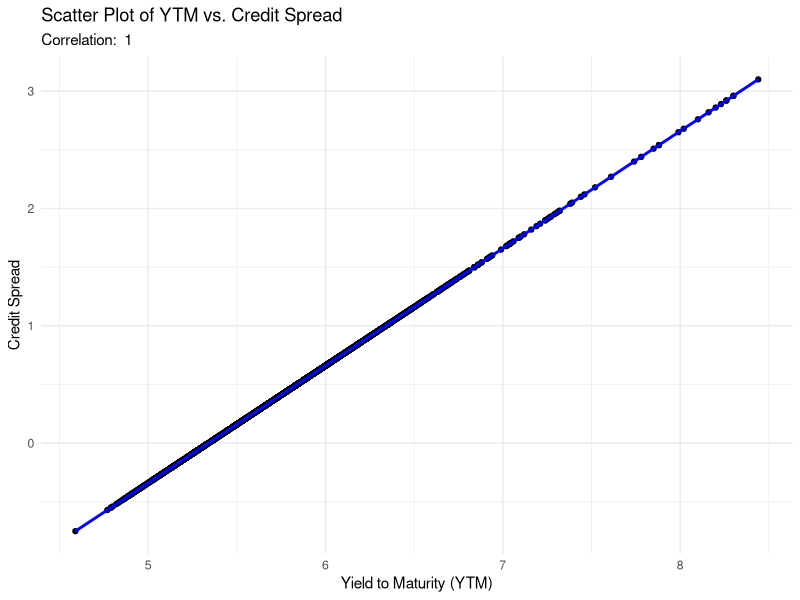
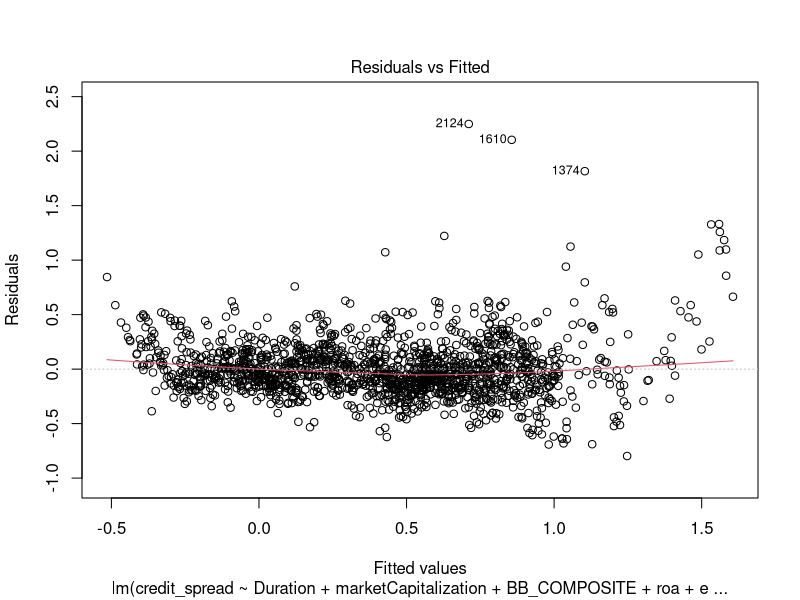
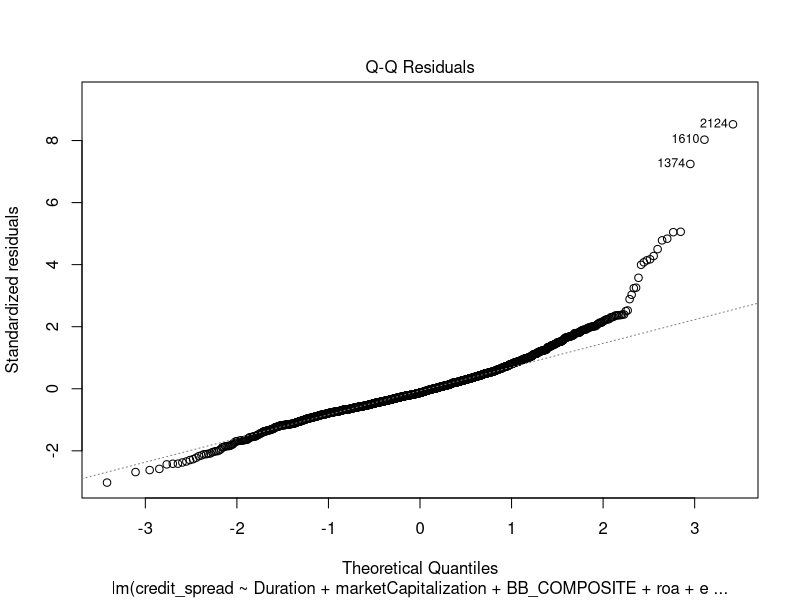
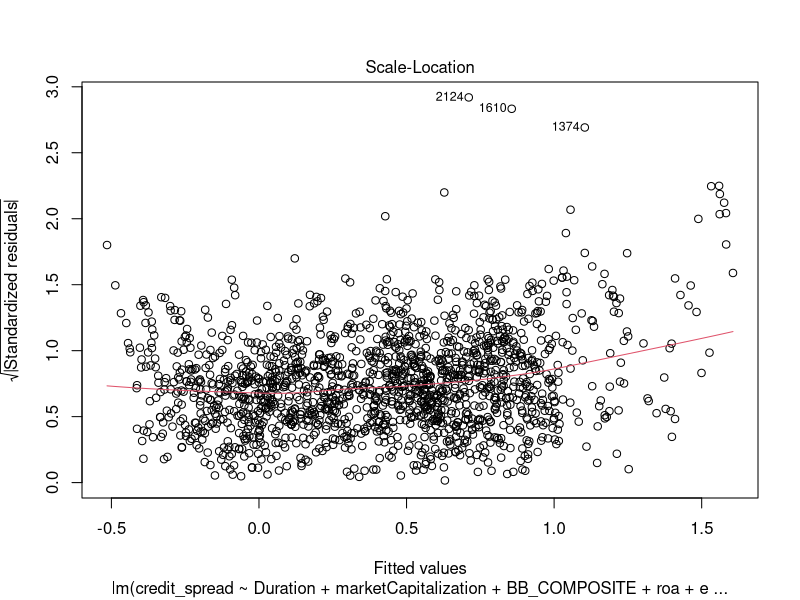
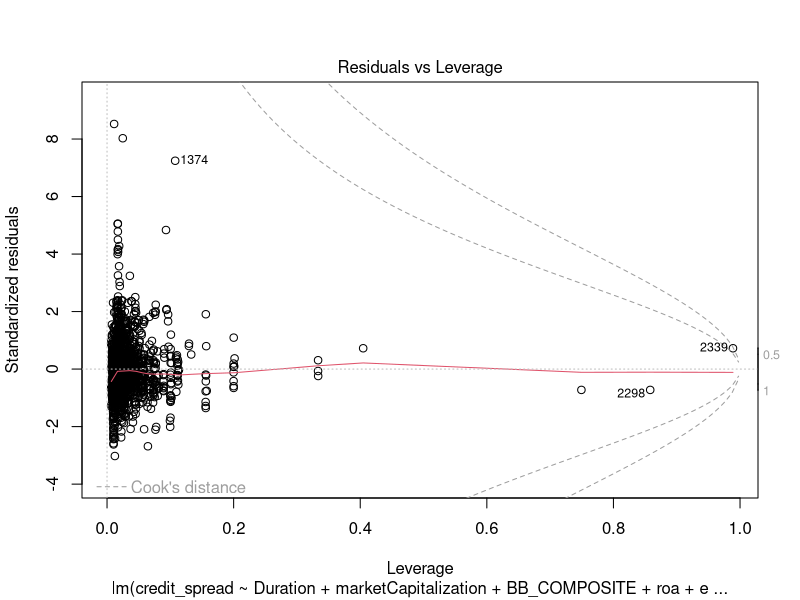
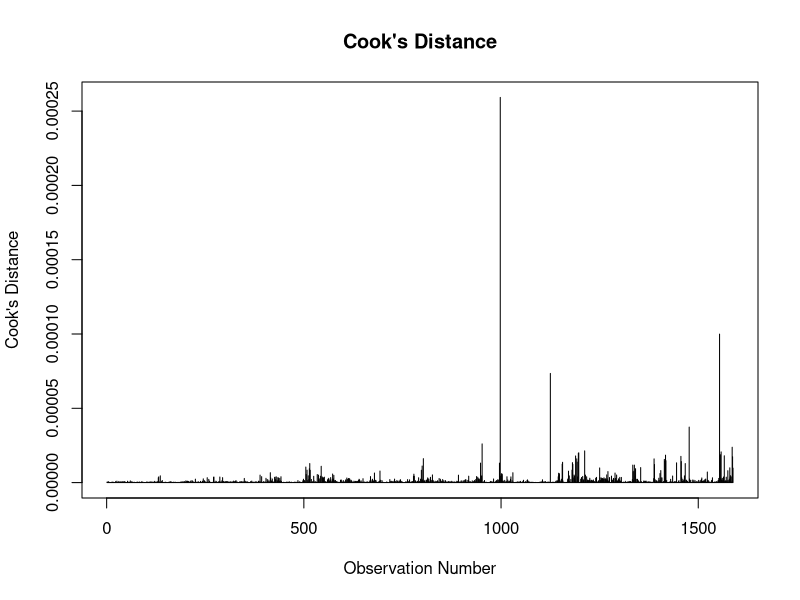

Reproduce these figures in R, in order.
## ---- chunk 1
credit_risk_data <- read.csv("credit_risk_data.csv")
## ---- chunk 2
library(dplyr)
library(caret)
library(ggplot2)
## ---- chunk 3
credit_spread_mod <- lm(credit_spread ~ Sector + Duration + marketCapitalization + score + BB_COMPOSITE + debt_to_assets + debt_to_equity + int_coverage + cash_coverage + current_ratio + cash_ratio + roa + ebitda_margin + debt_service_coverage + score * Sector + debt_to_assets * Sector, data=credit_risk_data)
summary(credit_spread_mod)
## ---- chunk 4
credit_spread_mod2 <- lm(credit_spread ~ Sector + Duration + marketCapitalization + score + BB_COMPOSITE + debt_to_assets + debt_to_equity + cash_coverage + roa + ebitda_margin, data=credit_risk_data)
summary(credit_spread_mod2)
## ---- chunk 5
#RFE to select top variables correlated with price
# Select numeric columns only
numeric_data <- credit_risk_data %>%
  select_if(is.numeric)
head(numeric_data)
# Specify the outcome and predictor variables
outcome <- "credit_spread"
#avoid varibales with high collinearity
exclude_columns <- c("credit_spread")
predictors <- setdiff(names(numeric_data), exclude_columns)  # All numeric columns except for the outcome

# Define the control using a linear model (lm), a 10-fold CV, and using the RMSE to choose the best model
ctrl <- rfeControl(functions=lmFuncs, method="cv", number=10)

# Use RFE on the numeric data
results <- rfe(numeric_data[, predictors], numeric_data[, outcome], sizes=c(1:length(predictors)), rfeControl=ctrl)

# Print results
print(results)
## ---- chunk 6
credit_spread_modrfe <- lm(credit_spread ~ YTM.... + roa + ebitda_margin, data=credit_risk_data)
summary(credit_spread_modrfe)
## ---- chunk 7
# Calculate the correlation
correlation <- cor(credit_risk_data$YTM, credit_risk_data$credit_spread)
print(paste("Correlation coefficient: ", correlation))

# Plot using ggplot2
ggplot(credit_risk_data, aes(x = YTM...., y = credit_spread)) +
  geom_point() +
  geom_smooth(method = "lm", color = "blue") +
  theme_minimal() +
  labs(title = "Scatter Plot of YTM vs. Credit Spread",
       subtitle = paste("Correlation: ", round(correlation, 2)),
       x = "Yield to Maturity (YTM)",
       y = "Credit Spread")
## ---- chunk 8
numeric_data <- credit_risk_data %>%
  select_if(is.numeric)
head(numeric_data)
outcome <- "credit_spread"
exclude_columns <- c("credit_spread", "YTM....")
predictors <- setdiff(names(numeric_data), exclude_columns)

ctrl <- rfeControl(functions=lmFuncs, method="cv", number=10)

maxVariablesToConsider <- min(10, length(predictors)) # Ensure we don't exceed the total number of available predictors
results <- rfe(numeric_data[, predictors], numeric_data[, outcome], 
               sizes=seq(1, maxVariablesToConsider), rfeControl=ctrl)
print(results)
## ---- chunk 9
## top 5 influential variables for credit spread as calculated by RFE
credit_spread_rfe2 <- lm(credit_spread ~ roa + ebitda_margin + debt_to_assets + operating_profit_margin + positiveScore, data=credit_risk_data)
summary(credit_spread_rfe2)
## ---- chunk 10
credit_risk_data$BB_COMPOSITE <- factor(credit_risk_data$BB_COMPOSITE, levels = c('AAA', 'AA+', 'AA', 'AA-', 'A+', 'A', 'A-', 'BBB+', 'BBB', 'BBB-', 'BB+'))
## ---- chunk 11
credit_spread_com <- lm(credit_spread ~ Duration + marketCapitalization + BB_COMPOSITE + roa + ebitda_margin + debt_to_assets + operating_profit_margin + score + debt_service_coverage + score * Sector + debt_to_assets * Sector, data=credit_risk_data)
summary(credit_spread_com)
## ---- chunk 12
# residual plots & cook's distance
plot(credit_spread_com)
## ---- chunk 13
h <- hatvalues(credit_spread_com)
residuals_sq <- residuals(credit_spread_com, type = "pearson")^2
cooksd <- residuals_sq * h / (df.residual(credit_spread_com) * (1 - h))
head(cooksd)
## ---- chunk 14
#cook's distance
plot(cooksd, type="h", main="Cook's Distance", ylab="Cook's Distance", xlab="Observation Number")
abline(h = 4*mean(cooksd, na.rm=T), col="red")  # threshold line
max_cooks <- max(cooksd, na.rm = TRUE)
threshold <- 4 * mean(cooksd, na.rm = TRUE)

#cat("Maximum Cook's Distance:", max_cooks, "\n")
#cat("Threshold Value:", threshold, "\n")
#infinite_indices <- which(is.infinite(cooksd_logistic))
#print(infinite_indices)
#finance[infinite_indices, ]
n <- length(cooksd)
threshold <- 4/n

influential_points <- which(cooksd > threshold)
print(influential_points)
